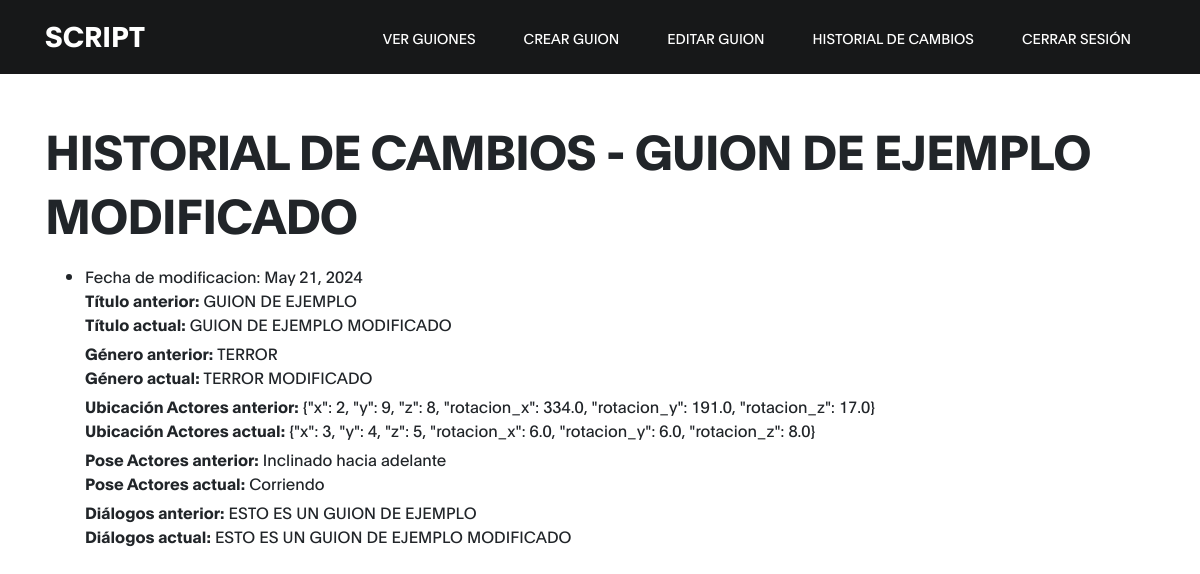
The app's page /guiones/4/historial/ with its own data.
### base/models.py (models this page shows, shortened)
class Guion(models.Model):
    titulo = models.CharField(max_length=200)
    genero = models.CharField(max_length=100)
    ubicacion_actores = models.TextField()
    pose_actores = models.ForeignKey(Pose, on_delete=models.CASCADE)
    dialogos = models.TextField()
    fecha_creacion = models.DateTimeField(auto_now_add=True)
    fecha_modificacion = models.DateTimeField(auto_now=True)

class GuionHistorial(models.Model):
    guion = models.ForeignKey(Guion, on_delete=models.CASCADE)
    fecha = models.DateTimeField(default=timezone.now)
    titulo = models.CharField(max_length=200)
    genero = models.CharField(max_length=200)
    ubicacion_actores = models.JSONField()
    pose_actores = models.ForeignKey(Pose, on_delete=models.CASCADE, null=True)
    dialogos = models.TextField()

class Pose(models.Model):
    gesto = models.CharField(max_length=100)

### base/views.py (the view)
def historial_guion(request, guion_id):
    guion = get_object_or_404(Guion, pk=guion_id)
    ultimo_cambio = (
        GuionHistorial.objects.filter(guion=guion).order_by("-fecha").first()
    )
    cambios = []
    if ultimo_cambio:
        cambio_dict = {}
        cambio_dict["fecha"] = ultimo_cambio.fecha
        cambio_dict["cambios"] = []
        cambio_dict["cambios"].append(
            {
                "campo": "Título",
                "valor_anterior": ultimo_cambio.titulo,
                "nuevo_valor": guion.titulo,
            }
        )
        cambio_dict["cambios"].append(
            {
                "campo": "Género",
                "valor_anterior": ultimo_cambio.genero,
                "nuevo_valor": guion.genero,
            }
        )
        cambio_dict["cambios"].append(
            {
                "campo": "Ubicación Actores",
                "valor_anterior": ultimo_cambio.ubicacion_actores,
                "nuevo_valor": guion.ubicacion_actores,
            }
        )
        cambio_dict["cambios"].append(
            {
                "campo": "Pose Actores",
                "valor_anterior": (
                    ultimo_cambio.pose_actores.gesto
                    if ultimo_cambio.pose_actores
                    else None
                ),
                "nuevo_valor": guion.pose_actores.gesto if guion.pose_actores else None,
            }
        )
        cambio_dict["cambios"].append(
            {
                "campo": "Diálogos",
                "valor_anterior": ultimo_cambio.dialogos,
                "nuevo_valor": guion.dialogos,
            }
        )
        cambios.append(cambio_dict)
    return render(request, "historial_guion.html", {"guion": guion, "cambios": cambios})

### base/templates/historial_guion.html (shortened to what this page needs)
<!DOCTYPE html>
<html lang="en">
<head>
     {% load static %}
    <link rel="stylesheet" href="{% static 'css/bootstrap.min.css' %}">
    <link rel="stylesheet" href="{% static 'css/font-awesome.min.css' %}">
    <link rel="stylesheet" href="{% static 'css/aos.css' %}">
    <link rel="stylesheet" href="{% static 'css/tmplt-style.css' %}">
     <link rel="stylesheet" href="{% static 'css/bootstrap.min.css' %}">
     <link rel="stylesheet" href="{% static 'css/font-awesome.min.css' %}">
     <link rel="stylesheet" href="{% static 'css/aos.css' %}">
     <link rel="stylesheet" href="{% static 'css/tmplt-style.css' %}">
</head>
<body  data-target="#navbarNav" data-offset="50">
    <nav class="navbar navbar-expand-lg fixed-top">
        <div class="container">
            <a class="navbar-brand" href="{% url 'dashboard' %}" class="nav-link">SCRIPT</a>
            <div class="collapse navbar-collapse" id="navbarNav">
                <ul class="navbar-nav ml-lg-auto">
                    <li class="nav-item">
                        <a href="{% url 'ver_guiones' %}" class="nav-link">Ver guiones</a>
                    </li>
                    <li class="nav-item">
                        <a href="{% url 'crear_guion' %}" class="nav-link">Crear guion</a>
                    </li>
                    <li class="nav-item">
                        <a href="{% url 'lista_guiones' %}" class="nav-link">Editar guion</a>
                    </li>
                    <li class="nav-item">
                        <a href="{% url 'lista_guion_historial' %}" class="nav-link">Historial de cambios</a>
                    </li>
                    <li class="nav-item">
                        <a href="{% url 'logout' %}" class="nav-link">Cerrar sesión</a>
                    </li>
                </ul>
            </div>
        </div>
    </nav>
    <div class="container mt-5 pt-5">
      <h1>Historial de Cambios - {{ guion.titulo }}</h1>
      {% if cambios %}
      <ul>
        {% for cambio in cambios %}
        <li>
          <div class="fecha">Fecha de modificacion: {{ cambio.fecha|date }}</div>
          <div class="cambios">
            {% for item in cambio.cambios %}
            <div class="cambio">
              <span><strong>{{ item.campo }} anterior:</strong></span> {{ item.valor_anterior }}
              <br />
              <span><strong>{{ item.campo }} actual:</strong></span> {{ item.nuevo_valor }}
            </div>
            {% endfor %}
          </div>
        </li>
        {% endfor %}
      </ul>
      {% else %}
      <div class="no-cambios">
        NO HAN HABIDO CAMBIOS. POR FAVOR, EDITE EL GUION PARA VISUALIZAR LOS CAMBIOS.
      </div>
      {% endif %}
    </div>
</body>
</html>

### base/static/css/tmplt-style.css (style rules this page uses)
:root { --primary-color: #f13a11; --white-color: #ffffff; --dark-color: #171819; --about-bg-color: #f9f9f9; --gray-color: #909090; --link-color: #404040; --p-color: #666262; --base-font-family: 'Plain', sans-serif; --font-weight-bold: bold; --font-weight-normal: normal; --font-weight-light: 300; --font-weight-thin: 100; --h1-font-size: 48px; --h2-font-size: 36px; --h3-font-size: 28px; --h4-font-size: 24px; --h5-font-size: 22px; --h6-font-size: 22px; --p-font-size: 18px; --base-font-size: 16px; --menu-font-size: 14px; --border-radius-large: 100%; --border-radius-small: 2px; }
body { background: var(--white-color); font-family: var(--base-font-family); }
h1,h2,h3,h4,h5,h6 { font-weight: var(--font-weight-thin); line-height: normal; }
h1 { font-size: var(--h1-font-size); font-weight: var(--font-weight-bold); letter-spacing: -1px; text-transform: uppercase; margin: 20px 0; }
b, strong { font-weight: var(--font-weight-bold); letter-spacing: 0; }
* { -webkit-box-sizing: border-box; -moz-box-sizing: border-box; box-sizing: border-box; }
*::before, *::after { -webkit-box-sizing: border-box; -moz-box-sizing: border-box; box-sizing: border-box; }
a { color: var(--link-color); font-weight: normal; text-decoration: none; transition: all 0.3s ease; }
.navbar { background: var(--dark-color); padding: 1rem; }
.navbar-expand-lg .navbar-nav .nav-link { padding-right: 1.5rem; padding-left: 1.5rem; }
.navbar-brand { color: var(--white-color); font-size: var(--h3-font-size); font-weight: var(--font-weight-bold); line-height: normal; padding-top: 0; }
.nav-item .nav-link { display: block; color: var(--white-color); font-size: var(--menu-font-size); font-weight: var(--font-weight-normal); text-transform: uppercase; padding: 2px 6px; }

### records on screen
Guion: titulo "GUION DE EJEMPLO MODIFICADO", nuevo_valor "GUION DE EJEMPLO MODIFICADO" "TERROR MODIFICADO" "{\"x\": 3, \"y\": 4, \"z\": 5, \"rotacion_x\": 6.0, \"rotacion_y\": 6.0, \"rotacion_z\": 8.0}" "ESTO ES UN GUION DE EJEMPLO MODIFICADO"
GuionHistorial: fecha "May 21, 2024", valor_anterior "GUION DE EJEMPLO" "TERROR" "{\"x\": 2, \"y\": 9, \"z\": 8, \"rotacion_x\": 334.0, \"rotacion_y\": 191.0, \"rotacion_z\": 17.0}" "ESTO ES UN GUION DE EJEMPLO"
Pose: valor_anterior "Inclinado hacia adelante"
Pose: nuevo_valor "Corriendo"

### other values on screen
{{ item.campo }} "Título" "Género" "Ubicación Actores" "Pose Actores" "Diálogos"
